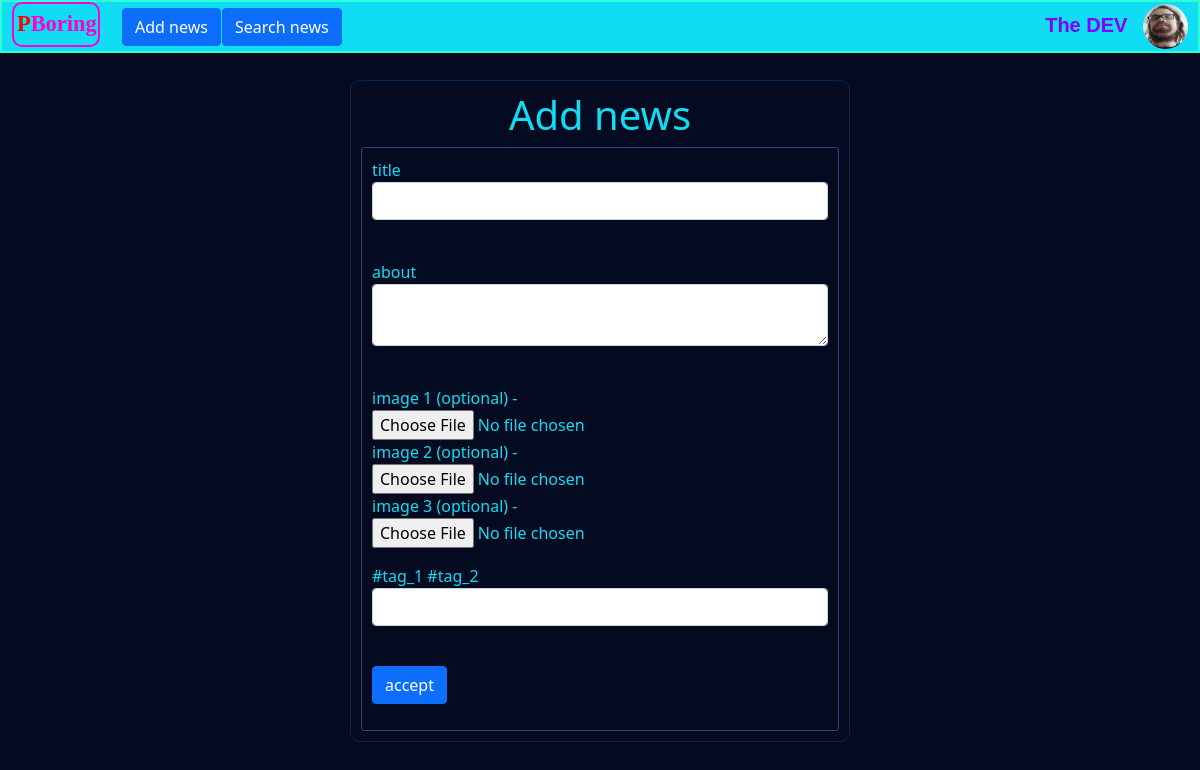
Page /news/add (signed in) on the committed database.
### modules/user.py (models this page shows, shortened)
class User(SqlAlchemyBase, UserMixin, SerializerMixin):
    __tablename__ = 'users'
    id = sqlalchemy.Column(sqlalchemy.Integer, primary_key=True, autoincrement=True)
    nickname = sqlalchemy.Column(sqlalchemy.String, nullable=True)
    about = sqlalchemy.Column(sqlalchemy.String, nullable=True, default='')
    email = sqlalchemy.Column(sqlalchemy.String, index=True, unique=True, nullable=True)
    hashed_password = sqlalchemy.Column(sqlalchemy.String, nullable=True)
    modified_date = sqlalchemy.Column(sqlalchemy.DateTime, default=datetime.datetime.now)
    image = sqlalchemy.Column(sqlalchemy.String, nullable=True, default='no_pfp.png')
    news = orm.relationship("News", back_populates='creator')

### server.py (the view, shortened to what this page needs)
@login_required
@app.route('/news/add', methods=['GET', 'POST'])
def add_news():
    form = NewsForm()
    return render_template('add_news.html', title='add news',
                           base_css=url_for('static', filename='css/base.css'),
                           page_css=url_for('static', filename='css/form.css'),
                           form=form)

### modules/forms.py
class NewsForm(FlaskForm):
    title = StringField('title', validators=[DataRequired()])
    about = TextAreaField('about', validators=[DataRequired()])
    file_1 = FileField('image 1 (optional)')
    file_2 = FileField('image 2 (optional)')
    file_3 = FileField('image 3 (optional)')
    file_1_ignore = BooleanField('delete file (file will be deleted when submitting)')
    file_2_ignore = BooleanField('delete file (file will be deleted when submitting)')
    file_3_ignore = BooleanField('delete file (file will be deleted when submitting)')
    tags = StringField('#tag_1 #tag_2', default='')
    submit = SubmitField('accept')

### modules/db_session.py (called while the page is built)
def create_session() -> Session:
    global __factory
    return __factory()

### server.py (called while the page is built)
@login_manager.user_loader
def load_user(user_id):
    db_sess = db_session.create_session()
    return db_sess.query(User).get(user_id)

### templates/add_news.html (shortened to what this page needs)
{% extends "base.html" %}
{% block content %}
<div class="form-div">
    <h1 style="text-align: center;">Add news</h1>
    <form action="" method="post" enctype="multipart/form-data">
        <p>
            {{ form.title.label }}<br>
            {{ form.title(class="form-control") }}<br>
        </p>
        <p>
            {{ form.about.label }}<br>
            {{ form.about(class="form-control") }}<br>
        </p>
        <div>
            <p>
                {{ form.file_1.label }} - {{ form.file_1(type="file") }}<br>
                {{ form.file_2.label }} - {{ form.file_2(type="file") }}<br>
                {{ form.file_3.label }} - {{ form.file_3(type="file") }}<br>
            </p>
        </div>
        <p>
            {{ form.tags.label }}<br>
            {{ form.tags(class="form-control") }}<br>
        </p>
        <p>{{ form.submit(type="submit", class="btn btn-primary") }}</p>
    </form>
</div>
{% endblock %}

### templates/base.html (shortened to what this page needs)
<!doctype html>
    <html lang="en">
      <head>
        <link rel="stylesheet" type="text/css" href="{{ page_css }}" />
        <link rel="stylesheet" type="text/css" href="{{ base_css }}" />
        <link rel="stylesheet"
                    href="https://cdn.jsdelivr.net/npm/bootstrap@5.0.0-beta1/dist/css/bootstrap.min.css"
>
      </head>
      <body style="background-color: #040B20;">
        {% block content %}{% endblock %}
        <div class="nav-div">
            <div class="logo-div">
                <a class="logo" href="/" id="a-p"> P </a> <a class="logo" href="/" id="a-boring"> Boring </a>
            </div>
            <div style="align-self: center;">
                {% if current_user.is_authenticated %}
                    <a href="/news/add" class="btn btn-primary"> Add news </a>
                {% endif %}
            </div>
            <div style="align-self: center;">
                <a href="/news/search" class="btn btn-primary"> Search news </a>
            </div>
            <div class="profile">
                {% if current_user.is_authenticated %}
                    <div>
                        {% set pfp_url = url_for('static', filename='img/users/') %}
                        <a class="profile" href="/user/profile/{{current_user.id}}">{{ current_user.nickname }}</a>
                        <a  href="/user/profile/{{current_user.id}}"> <img class="profile-img-nav" src="{{pfp_url}}{{current_user.image}}" alt="no pfp"> </a>
                    </div>
                {% else %}
                    <div>
                        <a class="btn btn-primary" href="/register">Зарегистрироваться</a>
                        <a class="btn btn-success" href="/login">Войти</a>
                    </div>
                {% endif %}
            </div>
        </div>
      </body>
    </html>

### static/css/form.css (style rules this page uses)
form { color: #10DCF4; margin-right: 1; border: 1px solid #353F86; border-radius: 3px; padding: 10px; }
.form-div { color: #10DCF4; border: 1px solid #002951; border-radius: 10px; width: 500px; position: absolute; left: 0; right: 0; top: 10%; margin: auto; padding: 10px; }

### static/css/base.css (style rules this page uses)
.nav-div { display: grid; grid-template-columns: 120px 100px 150px 1fr; background-color: #10DCF4; border: 2px solid #2DFFD3; }
.logo-div { width: 88px; height: 45px; display: grid; grid-template-columns: 1fr 1fr; grid-auto-rows: 1fr; margin-left: 10px; border: 2px solid #FF00D4; border-radius: 10px; padding: 3px; }
#a-p { color: #FF0000; }
#a-boring { color: #FF00C9; }
.logo { text-decoration: none; color: #FF00B6; font-family: cursive; font-weight: 900; font-size: 1.4em; }
.profile { text-decoration: none; color: #8300FF; text-align: right; align-self: center; margin: 2px; margin-right: 10px; font-size: 1.5em; font: bold 20px/1 sans-serif; }
.profile-img-nav { max-width: 45px; max-height: 45px; border-radius: 50px; }
body { background-color: #040B20; color: #040B20; }

### rows in the picture
User: nickname "The DEV", image (picture)
